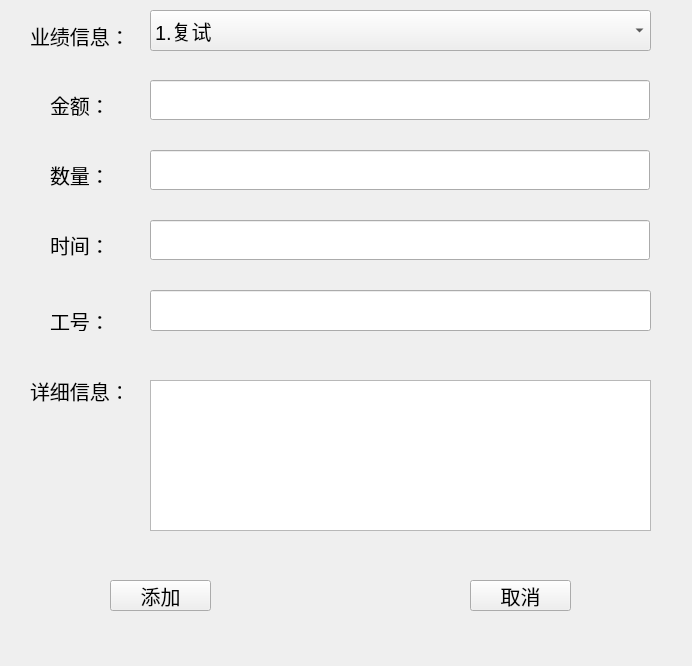
<?xml version="1.0" encoding="UTF-8"?>
<ui version="4.0">
 <class>Form</class>
 <widget class="QWidget" name="Form">
  <property name="geometry">
   <rect>
    <x>0</x>
    <y>0</y>
    <width>692</width>
    <height>666</height>
   </rect>
  </property>
  <property name="font">
   <font>
    <pointsize>15</pointsize>
   </font>
  </property>
  <property name="windowTitle">
   <string>Form</string>
  </property>
  <widget class="QLabel" name="label">
   <property name="geometry">
    <rect>
     <x>30</x>
     <y>20</y>
     <width>111</width>
     <height>31</height>
    </rect>
   </property>
   <property name="font">
    <font>
     <pointsize>15</pointsize>
    </font>
   </property>
   <property name="text">
    <string>业绩信息：</string>
   </property>
  </widget>
  <widget class="QLabel" name="label_2">
   <property name="geometry">
    <rect>
     <x>50</x>
     <y>90</y>
     <width>90</width>
     <height>30</height>
    </rect>
   </property>
   <property name="font">
    <font>
     <pointsize>15</pointsize>
    </font>
   </property>
   <property name="text">
    <string>金额：</string>
   </property>
  </widget>
  <widget class="QLabel" name="label_3">
   <property name="geometry">
    <rect>
     <x>50</x>
     <y>160</y>
     <width>90</width>
     <height>30</height>
    </rect>
   </property>
   <property name="font">
    <font>
     <pointsize>15</pointsize>
    </font>
   </property>
   <property name="text">
    <string>数量：</string>
   </property>
  </widget>
  <widget class="QLabel" name="label_4">
   <property name="geometry">
    <rect>
     <x>50</x>
     <y>230</y>
     <width>90</width>
     <height>30</height>
    </rect>
   </property>
   <property name="font">
    <font>
     <pointsize>15</pointsize>
    </font>
   </property>
   <property name="text">
    <string>时间：</string>
   </property>
  </widget>
  <widget class="QLineEdit" name="moneyEdit">
   <property name="geometry">
    <rect>
     <x>150</x>
     <y>80</y>
     <width>500</width>
     <height>40</height>
    </rect>
   </property>
  </widget>
  <widget class="QLineEdit" name="numEdit">
   <property name="geometry">
    <rect>
     <x>150</x>
     <y>150</y>
     <width>500</width>
     <height>40</height>
    </rect>
   </property>
  </widget>
  <widget class="QLineEdit" name="timeEdit">
   <property name="geometry">
    <rect>
     <x>150</x>
     <y>220</y>
     <width>500</width>
     <height>40</height>
    </rect>
   </property>
  </widget>
  <widget class="QPushButton" name="addButton">
   <property name="geometry">
    <rect>
     <x>110</x>
     <y>580</y>
     <width>101</width>
     <height>31</height>
    </rect>
   </property>
   <property name="text">
    <string>添加</string>
   </property>
  </widget>
  <widget class="QPushButton" name="cancelButton">
   <property name="geometry">
    <rect>
     <x>470</x>
     <y>580</y>
     <width>101</width>
     <height>31</height>
    </rect>
   </property>
   <property name="text">
    <string>取消</string>
   </property>
  </widget>
  <widget class="QLabel" name="label_5">
   <property name="geometry">
    <rect>
     <x>30</x>
     <y>370</y>
     <width>91</width>
     <height>41</height>
    </rect>
   </property>
   <property name="text">
    <string>详细信息：</string>
   </property>
  </widget>
  <widget class="QTextEdit" name="detailInfoEdit">
   <property name="geometry">
    <rect>
     <x>150</x>
     <y>380</y>
     <width>501</width>
     <height>151</height>
    </rect>
   </property>
  </widget>
  <widget class="QLabel" name="label_6">
   <property name="geometry">
    <rect>
     <x>50</x>
     <y>310</y>
     <width>54</width>
     <height>21</height>
    </rect>
   </property>
   <property name="text">
    <string>工号：</string>
   </property>
  </widget>
  <widget class="QLineEdit" name="idEdit">
   <property name="geometry">
    <rect>
     <x>150</x>
     <y>290</y>
     <width>501</width>
     <height>41</height>
    </rect>
   </property>
  </widget>
  <widget class="QComboBox" name="perforBox">
   <property name="geometry">
    <rect>
     <x>150</x>
     <y>10</y>
     <width>501</width>
     <height>41</height>
    </rect>
   </property>
   <item>
    <property name="text">
     <string>1.复试</string>
    </property>
   </item>
   <item>
    <property name="text">
     <string>2.预答辩</string>
    </property>
   </item>
   <item>
    <property name="text">
     <string>3.试卷出题</string>
    </property>
   </item>
   <item>
    <property name="text">
     <string>4.论文评审</string>
    </property>
   </item>
   <item>
    <property name="text">
     <string>5.其他</string>
    </property>
   </item>
  </widget>
 </widget>
 <resources/>
 <connections/>
</ui>
